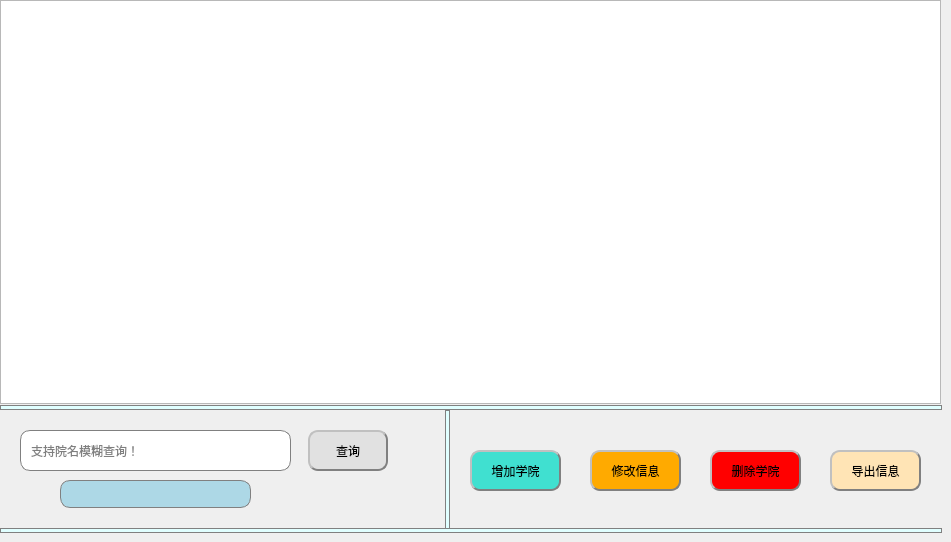
    <widget class="QWidget" name="tab_7">
     <attribute name="title">
      <string>学院信息</string>
     </attribute>
     <widget class="QTableWidget" name="tableWidget_7">
      <property name="geometry">
       <rect>
        <x>0</x>
        <y>0</y>
        <width>941</width>
        <height>404</height>
       </rect>
      </property>
     </widget>
     <widget class="QPushButton" name="pushButton_6">
      <property name="geometry">
       <rect>
        <x>308</x>
        <y>430</y>
        <width>80</width>
        <height>41</height>
       </rect>
      </property>
      <property name="styleSheet">
       <string notr="true">#pushButton_6{
background-color: rgb(225, 225, 225);
border:2px groove gray;
border-radius:10px;
padding:2px 4px;
border-style: outset;
}
#pushButton_6:hover{
background-color:rgb(229, 241, 251); 
color: black;
}
#pushButton_6:pressed{
background-color:rgb(204, 228, 247);
border-style: inset;
}
</string>
      </property>
      <property name="text">
       <string>查询</string>
      </property>
     </widget>
     <widget class="QPushButton" name="pushButton_7">
      <property name="geometry">
       <rect>
        <x>470</x>
        <y>450</y>
        <width>91</width>
        <height>41</height>
       </rect>
      </property>
      <property name="styleSheet">
       <string notr="true">#pushButton_7{
background-color: rgb(64 ,224 ,208);
border:2px groove gray;
border-radius:10px;
padding:2px 4px;
border-style: outset;
}
#pushButton_7:hover{
background-color:rgb(0 ,255 ,255); 
color: black;
}
#pushButton_7:pressed{
background-color:rgb(64 ,224 ,208);
border-style: inset;
}
</string>
      </property>
      <property name="text">
       <string>增加学院</string>
      </property>
     </widget>
     <widget class="QPushButton" name="pushButton_8">
      <property name="geometry">
       <rect>
        <x>590</x>
        <y>450</y>
        <width>91</width>
        <height>41</height>
       </rect>
      </property>
      <property name="styleSheet">
       <string notr="true">#pushButton_8{
background-color: rgb(255 ,170 ,0);
border:2px groove gray;
border-radius:10px;
padding:2px 4px;
border-style: outset;
}
#pushButton_8:hover{
background-color:rgb(238, 238, 0); 
color: black;
}
#pushButton_8:pressed{
background-color:rgb(255 ,170 ,0);
border-style: inset;
}
</string>
      </property>
      <property name="text">
       <string>修改信息</string>
      </property>
     </widget>
     <widget class="QPushButton" name="pushButton_9">
      <property name="geometry">
       <rect>
        <x>710</x>
        <y>450</y>
        <width>91</width>
        <height>41</height>
       </rect>
      </property>
      <property name="styleSheet">
       <string notr="true">#pushButton_9{
background-color: rgb(255 ,0 ,0);
border:2px groove gray;
border-radius:10px;
padding:2px 4px;
border-style: outset;
}
#pushButton_9:hover{
background-color:rgb(255 ,106 ,106); 
color: black;
}
#pushButton_9:pressed{
background-color:rgb(255 ,0 ,0);
border-style: inset;
}
</string>
      </property>
      <property name="text">
       <string>删除学院</string>
      </property>
     </widget>
     <widget class="Line" name="line_15">
      <property name="geometry">
       <rect>
        <x>0</x>
        <y>405</y>
        <width>942</width>
        <height>5</height>
       </rect>
      </property>
      <property name="styleSheet">
       <string notr="true">background-color: rgb(224, 255 ,255);
border: 1px solid gray;/*设置边框的粗细，以及颜色*/
</string>
      </property>
      <property name="orientation">
       <enum>Qt::Horizontal</enum>
      </property>
     </widget>
     <widget class="Line" name="line_19">
      <property name="geometry">
       <rect>
        <x>445</x>
        <y>410</y>
        <width>5</width>
        <height>119</height>
       </rect>
      </property>
      <property name="styleSheet">
       <string notr="true">background-color: rgb(224, 255 ,255);
border: 1px solid gray;/*设置边框的粗细，以及颜色*/
</string>
      </property>
      <property name="orientation">
       <enum>Qt::Vertical</enum>
      </property>
     </widget>
     <widget class="QLineEdit" name="lineEdit_2">
      <property name="geometry">
       <rect>
        <x>20</x>
        <y>430</y>
        <width>271</width>
        <height>41</height>
       </rect>
      </property>
      <property name="styleSheet">
       <string notr="true">border: 1px solid gray;/*设置边框的粗细，以及颜色*/
border-radius: 10px;/*设置圆角的大小*/
padding: 0 8px;/*如果没有内容光标在开始往后移动0.8像素点*/
selection-background-color: darkgray;
   </string>
      </property>
      <property name="text">
       <string/>
      </property>
      <property name="placeholderText">
       <string>支持院名模糊查询！</string>
      </property>
     </widget>
     <widget class="QLabel" name="label_ColCount">
      <property name="geometry">
       <rect>
        <x>60</x>
        <y>480</y>
        <width>191</width>
        <height>28</height>
       </rect>
      </property>
      <property name="font">
       <font>
        <family>楷体</family>
        <pointsize>10</pointsize>
        <underline>false</underline>
       </font>
      </property>
      <property name="styleSheet">
       <string notr="true">background-color: rgb(173 ,216 ,230);
border: 1px solid gray;/*设置边框的粗细，以及颜色*/
border-radius: 10px;/*设置圆角的大小*/
padding: 0 8px;/*如果没有内容光标在开始往后移动0.8像素点*/
selection-background-color: darkgray;
   </string>
      </property>
      <property name="text">
       <string/>
      </property>
      <property name="alignment">
       <set>Qt::AlignCenter</set>
      </property>
     </widget>
     <widget class="Line" name="line_20">
      <property name="geometry">
       <rect>
        <x>0</x>
        <y>528</y>
        <width>942</width>
        <height>5</height>
       </rect>
      </property>
      <property name="styleSheet">
       <string notr="true">background-color: rgb(224, 255 ,255);
border: 1px solid gray;/*设置边框的粗细，以及颜色*/
</string>
      </property>
      <property name="orientation">
       <enum>Qt::Horizontal</enum>
      </property>
     </widget>
     <widget class="QPushButton" name="pushButton_12">
      <property name="geometry">
       <rect>
        <x>830</x>
        <y>450</y>
        <width>91</width>
        <height>41</height>
       </rect>
      </property>
      <property name="styleSheet">
       <string notr="true">#pushButton_12{
background-color: rgb(255 ,228 ,181);
border:2px groove gray;
border-radius:10px;
padding:2px 4px;
border-style: outset;
}
#pushButton_12:hover{
background-color:rgb(255, 218, 185); 
color: black;
}
#pushButton_12:pressed{
background-color:rgb(255 ,228 ,181);
border-style: inset;
}
</string>
      </property>
      <property name="text">
       <string>导出信息</string>
      </property>
     </widget>
    </widget>
